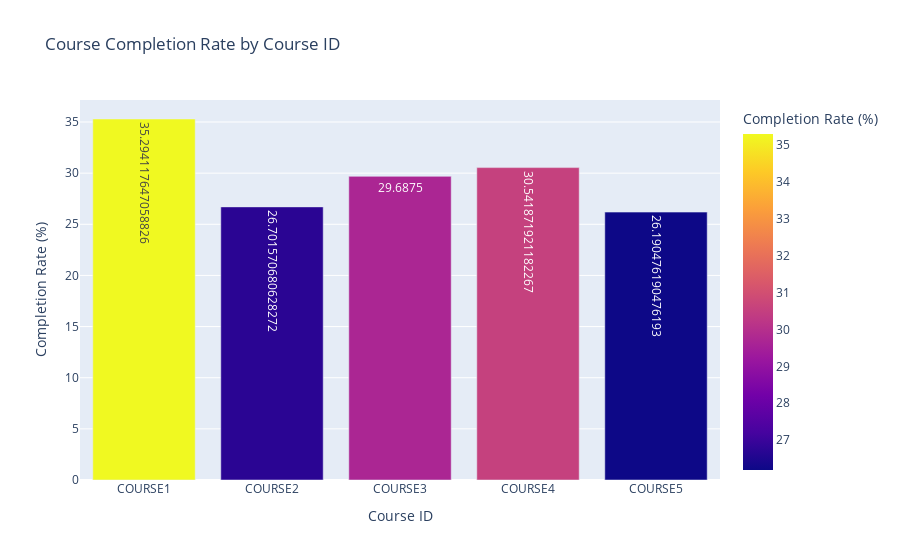

The code cell stored with this chart in its notebook:
### Markdown cell above
Plot: Completion Rate by Course

### Code cell
import plotly.express as px

fig1 = px.bar(
    completion_summary.reset_index(),
    x='Course ID',
    y='Completion Rate (%)',
    title='Course Completion Rate by Course ID',
    text='Completion Rate (%)',
    color='Completion Rate (%)'
)
fig1.show()

### Figure 1 — Plotly figure (JSON) as saved in the notebook; plotly's stock layout.template omitted (floating-point values rounded to 4 significant figures)
{"data": [{"hovertemplate": "Course ID=%{x}<br>Completion Rate (%)=%{marker.color}<extra></extra>", "legendgroup": "", "marker": {"color": [35.29, 26.7, 29.69, 30.54, 26.19], "coloraxis": "coloraxis", "pattern": {"shape": ""}}, "name": "", "orientation": "v", "showlegend": false, "text": [35.29, 26.7, 29.69, 30.54, 26.19], "textposition": "auto", "type": "bar", "x": ["COURSE1", "COURSE2", "COURSE3", "COURSE4", "COURSE5"], "xaxis": "x", "y": [35.29, 26.7, 29.69, 30.54, 26.19], "yaxis": "y"}], "layout": {"barmode": "relative", "coloraxis": {"colorbar": {"title": {"text": "Completion Rate (%)"}}, "colorscale": [[0, "#0d0887"], [0.1111, "#46039f"], [0.2222, "#7201a8"], [0.3333, "#9c179e"], [0.4444, "#bd3786"], [0.5556, "#d8576b"], [0.6667, "#ed7953"], [0.7778, "#fb9f3a"], [0.8889, "#fdca26"], [1, "#f0f921"]]}, "legend": {"tracegroupgap": 0}, "title": {"text": "Course Completion Rate by Course ID"}, "xaxis": {"anchor": "y", "domain": [0, 1], "title": {"text": "Course ID"}}, "yaxis": {"anchor": "x", "domain": [0, 1], "title": {"text": "Completion Rate (%)"}}}}
